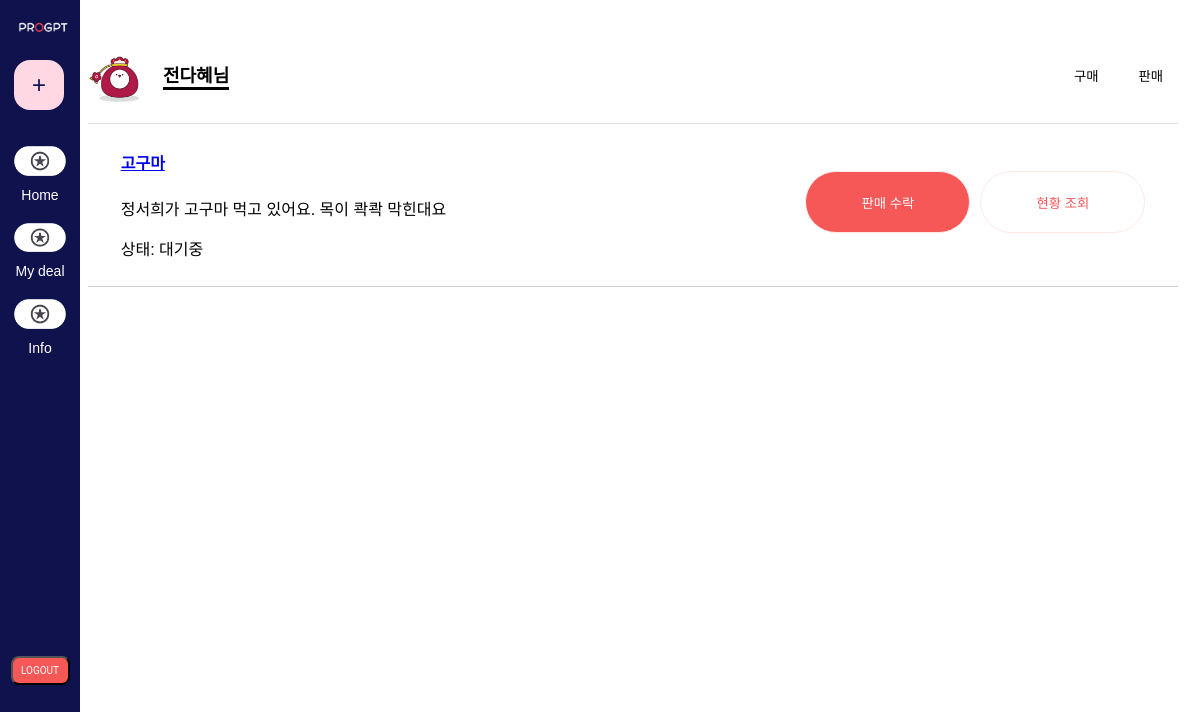
The app's page /mydeal_views/mydealsell (signed in), older data.
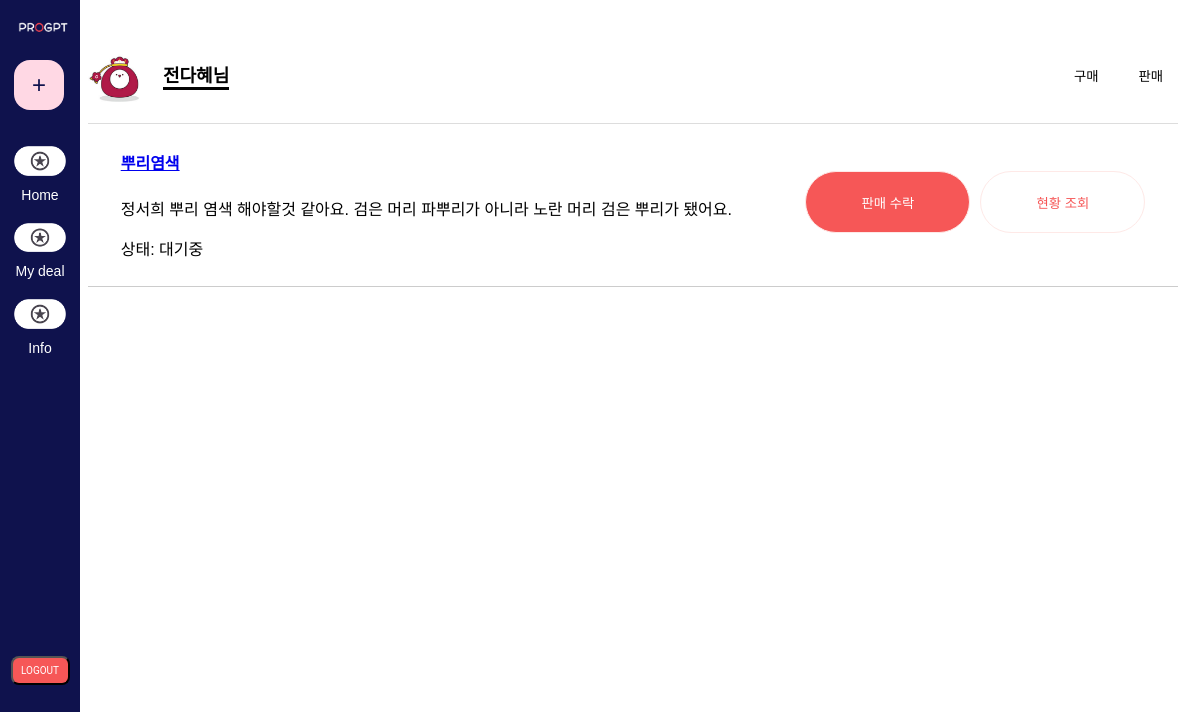
The same page, newer data.
### app/models.py (models this page shows)
class Sell(db.Model):
    __tablename__ = 'sell'
    id = db.Column(db.Integer, primary_key=True)
    item_name = db.Column(db.String(200), nullable=False)
    description = db.Column(db.Text, nullable=False)
    status = db.Column(db.Enum(StatusEnum), nullable=False, default=StatusEnum.PENDING)  # 상태를 Enum으로 정의
    created_at = db.Column(db.DateTime, default=datetime.utcnow)
    user_id = db.Column(db.Integer, db.ForeignKey('user.id'), nullable=False)
    post_id = db.Column(db.Integer, db.ForeignKey('posts.id'), nullable=False)

### app/views/mydeal_views.py (the view)
@bp.route('/mydealsell')
def mydealsell():
    user_id = session.get('user_id')
    if not user_id:
        flash("로그인 후 이용해 주세요.")
        return redirect(url_for('auth_views.login'))
    sale_list = Sell.query.filter_by(user_id=user_id).all()
    for sale in sale_list:
        if sale.status not in ['PENDING', 'PAYMENT_COMPLETED', 'SIZE_SELECTED', 'LOCKER_ASSIGNED', 'TRANSACTION_COMPLETED']:
            sale.status = 'PENDING'
    db.session.commit()
    return render_template('front/mydealsell.html', sales=sale_list)

### app/views/auth_views.py (called while the page is built)
@bp.before_app_request
def load_logged_in_user():
    user_id = session.get('user_id')
    if user_id is None:
        g.user = None
    else:
        g.user = User.query.get(user_id)

### app/templates/front/mydealsell.html (shortened to what this page needs)
<!DOCTYPE html>
<html lang="ko">
<head>
    <link rel="stylesheet" href="{{ url_for('static', filename='mydeal.css') }}">
    <link rel="stylesheet" href="{{ url_for('static', filename='bar.css') }}">
</head>
<body>
    <div class="sidebar">
        <div class="logo">
            <img src="{{ url_for('static', filename='logo.png') }}" alt="Logo">
            <button class="plus-button" onclick="location.href='{{ url_for('write_views.write') }}'">+</button>
        </div>
        <ul class="menu">
            <li><a href="#"><span class="icon" onclick="location.href='/home'"><img src="../../static/logologo.png" style="width:52px"></span> Home</a></li>
            <li><a href="#"><span class="icon" onclick="location.href='/mydeal_views/mydealbuy'"><img src="../../static/logologo.png" style="width:52px"></span> My deal</a></li>
            <li><a href="#"><span class="icon" onclick="location.href='/information'"><img src="../../static/logologo.png" style="width:52px"></span> Info</a></li>
            <form action="{{ url_for('auth.logout') }}" method="post" style="display:inline;">
                <button type="submit" class="logout">LOGOUT</button>
            </form>
        </ul>
    </div>
    <div class="content">
        <div class="user-info">
            <div style="display: flex; gap:15px; align-items: flex-end;">
                <img src="../../static/profilepic.png" alt="User Icon" class="user-icon">
                <p class="user-name">{{session['user_name']}}님</p>
            </div>
            <div class="purchase-sale">
                <button class="purchase-btn" onclick="location.href='/mydeal_views/mydealbuy'">구매</button>
                <button class="sale-btn" onclick="location.href='/mydeal_views/mydealsell'">판매</button>
            </div>
        </div>
    <div class="purchase-list">
        {% for sale in sales %}
        <div class="product-section">
            <div class="aboutabout">
                <h4><a href="{{ url_for('detail.detail', post_id=sale.id) }}">{{ sale.item_name }}</a></h4>
                <p>{{ sale.description }}</p>
                <p>상태: {{ sale.status.value }}</p>
            </div>
            <div style="display: flex; gap: 10px;">
                <button class="status-btn" id="statusButton" onclick="showSizeSelection()">판매 수락</button>
                <button class="status-btn2" onclick="toggleProgressBar('{{ sale.id }}')">현황 조회</button>
            </div>
        </div>
        {% endfor %}
    </div>
</div>
</body>
</html>

Row changes from the older to the newer data that the page shows:
removed Sell: item_name "고구마", description "정서희가 고구마 먹고 있어요. 목이 콱콱 막힌대요", status.value "대기중"
added Sell: item_name "뿌리염색", description "정서희 뿌리 염색 해야할것 같아요. 검은 머리 파뿌리가 아니라 노란 머리 검은 뿌리가 됐어요.", status.value "대기중"
